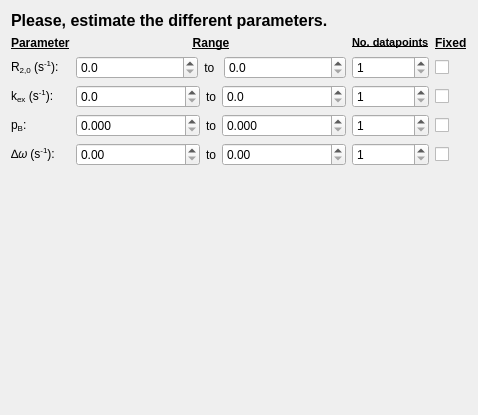
             <widget class="QWidget" name="scrollAreaWidgetContents_9">
              <property name="geometry">
               <rect>
                <x>0</x>
                <y>0</y>
                <width>478</width>
                <height>415</height>
               </rect>
              </property>
              <layout class="QGridLayout" name="gridLayout_41">
               <item row="0" column="0">
                <widget class="QLabel" name="label_59">
                 <property name="font">
                  <font>
                   <pointsize>12</pointsize>
                   <weight>75</weight>
                   <bold>true</bold>
                  </font>
                 </property>
                 <property name="text">
                  <string>Please, estimate the different parameters.</string>
                 </property>
                </widget>
               </item>
               <item row="2" column="0">
                <spacer name="verticalSpacer_9">
                 <property name="orientation">
                  <enum>Qt::Vertical</enum>
                 </property>
                 <property name="sizeHint" stdset="0">
                  <size>
                   <width>20</width>
                   <height>40</height>
                  </size>
                 </property>
                </spacer>
               </item>
               <item row="1" column="0">
                <layout class="QGridLayout" name="gridLayout_42">
                 <item row="4" column="1">
                  <layout class="QGridLayout" name="gridLayout_46">
                   <item row="0" column="0">
                    <widget class="QDoubleSpinBox" name="dw_min">
                     <property name="maximum">
                      <double>3000000.000000000000000</double>
                     </property>
                    </widget>
                   </item>
                   <item row="0" column="2">
                    <widget class="QDoubleSpinBox" name="dw_max">
                     <property name="maximum">
                      <double>4000000.000000000000000</double>
                     </property>
                    </widget>
                   </item>
                   <item row="0" column="1">
                    <widget class="QLabel" name="label_71">
                     <property name="sizePolicy">
                      <sizepolicy hsizetype="Fixed" vsizetype="Preferred">
                       <horstretch>0</horstretch>
                       <verstretch>0</verstretch>
                      </sizepolicy>
                     </property>
                     <property name="text">
                      <string>to</string>
                     </property>
                    </widget>
                   </item>
                  </layout>
                 </item>
                 <item row="1" column="1">
                  <layout class="QGridLayout" name="gridLayout_45">
                   <item row="0" column="1">
                    <widget class="QLabel" name="label_69">
                     <property name="sizePolicy">
                      <sizepolicy hsizetype="Fixed" vsizetype="Preferred">
                       <horstretch>0</horstretch>
                       <verstretch>0</verstretch>
                      </sizepolicy>
                     </property>
                     <property name="text">
                      <string>to </string>
                     </property>
                     <property name="alignment">
                      <set>Qt::AlignCenter</set>
                     </property>
                    </widget>
                   </item>
                   <item row="0" column="0">
                    <widget class="QDoubleSpinBox" name="r20_min">
                     <property name="decimals">
                      <number>1</number>
                     </property>
                     <property name="maximum">
                      <double>1000.000000000000000</double>
                     </property>
                    </widget>
                   </item>
                   <item row="0" column="2">
                    <widget class="QDoubleSpinBox" name="r20_max">
                     <property name="decimals">
                      <number>1</number>
                     </property>
                     <property name="maximum">
                      <double>1000.000000000000000</double>
                     </property>
                    </widget>
                   </item>
                  </layout>
                 </item>
                 <item row="4" column="2">
                  <widget class="QSpinBox" name="dw_num_r">
                   <property name="minimum">
                    <number>1</number>
                   </property>
                  </widget>
                 </item>
                 <item row="4" column="3">
                  <widget class="QCheckBox" name="dw_check_r">
                   <property name="text">
                    <string/>
                   </property>
                  </widget>
                 </item>
                 <item row="2" column="0">
                  <widget class="QLabel" name="label_70">
                   <property name="text">
                    <string>k&lt;sub&gt;ex&lt;/sub&gt; (s&lt;sup&gt;-1&lt;/sup&gt;):</string>
                   </property>
                  </widget>
                 </item>
                 <item row="0" column="1">
                  <widget class="QLabel" name="label_65">
                   <property name="font">
                    <font>
                     <pointsize>9</pointsize>
                     <weight>75</weight>
                     <bold>true</bold>
                     <underline>true</underline>
                    </font>
                   </property>
                   <property name="text">
                    <string>Range</string>
                   </property>
                   <property name="alignment">
                    <set>Qt::AlignCenter</set>
                   </property>
                  </widget>
                 </item>
                 <item row="3" column="2">
                  <widget class="QSpinBox" name="pb_num_r">
                   <property name="minimum">
                    <number>1</number>
                   </property>
                   <property name="value">
                    <number>1</number>
                   </property>
                  </widget>
                 </item>
                 <item row="3" column="1">
                  <layout class="QHBoxLayout" name="horizontalLayout_4">
                   <item>
                    <widget class="QDoubleSpinBox" name="pb_min">
                     <property name="decimals">
                      <number>3</number>
                     </property>
                     <property name="maximum">
                      <double>0.500000000000000</double>
                     </property>
                     <property name="singleStep">
                      <double>0.005000000000000</double>
                     </property>
                    </widget>
                   </item>
                   <item>
                    <widget class="QLabel" name="label_73">
                     <property name="sizePolicy">
                      <sizepolicy hsizetype="Fixed" vsizetype="Preferred">
                       <horstretch>0</horstretch>
                       <verstretch>0</verstretch>
                      </sizepolicy>
                     </property>
                     <property name="text">
                      <string>to</string>
                     </property>
                    </widget>
                   </item>
                   <item>
                    <widget class="QDoubleSpinBox" name="pb_max">
                     <property name="decimals">
                      <number>3</number>
                     </property>
                     <property name="maximum">
                      <double>0.500000000000000</double>
                     </property>
                     <property name="singleStep">
                      <double>0.005000000000000</double>
                     </property>
                    </widget>
                   </item>
                  </layout>
                 </item>
                 <item row="1" column="2">
                  <widget class="QSpinBox" name="r20_num_r">
                   <property name="minimum">
                    <number>1</number>
                   </property>
                  </widget>
                 </item>
                 <item row="0" column="2">
                  <widget class="QLabel" name="label_62">
                   <property name="sizePolicy">
                    <sizepolicy hsizetype="Fixed" vsizetype="Preferred">
                     <horstretch>0</horstretch>
                     <verstretch>0</verstretch>
                    </sizepolicy>
                   </property>
                   <property name="font">
                    <font>
                     <pointsize>8</pointsize>
                     <weight>75</weight>
                     <bold>true</bold>
                    </font>
                   </property>
                   <property name="text">
                    <string>&lt;html&gt;&lt;head/&gt;&lt;body&gt;&lt;p&gt;&lt;span style=&quot; text-decoration: underline;&quot;&gt;No. datapoints&lt;/span&gt;&lt;/p&gt;&lt;/body&gt;&lt;/html&gt;</string>
                   </property>
                  </widget>
                 </item>
                 <item row="3" column="0">
                  <widget class="QLabel" name="label_72">
                   <property name="text">
                    <string>p&lt;sub&gt;B&lt;/sub&gt;:</string>
                   </property>
                  </widget>
                 </item>
                 <item row="1" column="3">
                  <widget class="QCheckBox" name="r20_check_r">
                   <property name="layoutDirection">
                    <enum>Qt::LeftToRight</enum>
                   </property>
                   <property name="text">
                    <string/>
                   </property>
                   <property name="checked">
                    <bool>false</bool>
                   </property>
                  </widget>
                 </item>
                 <item row="1" column="0">
                  <widget class="QLabel" name="label_67">
                   <property name="text">
                    <string>R&lt;sub&gt;2,0&lt;/sub&gt; (s&lt;sup&gt;-1&lt;/sup&gt;):</string>
                   </property>
                  </widget>
                 </item>
                 <item row="0" column="0">
                  <widget class="QLabel" name="label_66">
                   <property name="sizePolicy">
                    <sizepolicy hsizetype="Fixed" vsizetype="Preferred">
                     <horstretch>0</horstretch>
                     <verstretch>0</verstretch>
                    </sizepolicy>
                   </property>
                   <property name="font">
                    <font>
                     <pointsize>9</pointsize>
                     <weight>75</weight>
                     <bold>true</bold>
                     <underline>true</underline>
                    </font>
                   </property>
                   <property name="frameShape">
                    <enum>QFrame::NoFrame</enum>
                   </property>
                   <property name="text">
                    <string>Parameter</string>
                   </property>
                  </widget>
                 </item>
                 <item row="3" column="3">
                  <widget class="QCheckBox" name="pb_check_r">
                   <property name="text">
                    <string/>
                   </property>
                  </widget>
                 </item>
                 <item row="0" column="3">
                  <widget class="QLabel" name="label_64">
                   <property name="sizePolicy">
                    <sizepolicy hsizetype="Fixed" vsizetype="Preferred">
                     <horstretch>0</horstretch>
                     <verstretch>0</verstretch>
                    </sizepolicy>
                   </property>
                   <property name="font">
                    <font>
                     <pointsize>9</pointsize>
                     <weight>75</weight>
                     <bold>true</bold>
                     <underline>true</underline>
                    </font>
                   </property>
                   <property name="text">
                    <string>Fixed</string>
                   </property>
                  </widget>
                 </item>
                 <item row="2" column="2">
                  <widget class="QSpinBox" name="kex_num_r">
                   <property name="minimum">
                    <number>1</number>
                   </property>
                  </widget>
                 </item>
                 <item row="2" column="3">
                  <widget class="QCheckBox" name="kex_check_r">
                   <property name="text">
                    <string/>
                   </property>
                  </widget>
                 </item>
                 <item row="2" column="1">
                  <layout class="QGridLayout" name="gridLayout_43">
                   <item row="0" column="0">
                    <widget class="QDoubleSpinBox" name="kex_min">
                     <property name="decimals">
                      <number>1</number>
                     </property>
                     <property name="maximum">
                      <double>1000.000000000000000</double>
                     </property>
                    </widget>
                   </item>
                   <item row="0" column="2">
                    <widget class="QDoubleSpinBox" name="kex_max">
                     <property name="decimals">
                      <number>1</number>
                     </property>
                     <property name="maximum">
                      <double>1000.000000000000000</double>
                     </property>
                    </widget>
                   </item>
                   <item row="0" column="1">
                    <widget class="QLabel" name="label_60">
                     <property name="sizePolicy">
                      <sizepolicy hsizetype="Fixed" vsizetype="Preferred">
                       <horstretch>0</horstretch>
                       <verstretch>0</verstretch>
                      </sizepolicy>
                     </property>
                     <property name="text">
                      <string>to</string>
                     </property>
                    </widget>
                   </item>
                  </layout>
                 </item>
                 <item row="4" column="0">
                  <widget class="QLabel" name="label">
                   <property name="text">
                    <string>&lt;html&gt;&lt;head/&gt;&lt;body&gt;&lt;p&gt;∆𝜔 (s&lt;span style=&quot; vertical-align:super;&quot;&gt;-1&lt;/span&gt;):&lt;/p&gt;&lt;/body&gt;&lt;/html&gt;</string>
                   </property>
                  </widget>
                 </item>
                </layout>
               </item>
              </layout>
             </widget>
